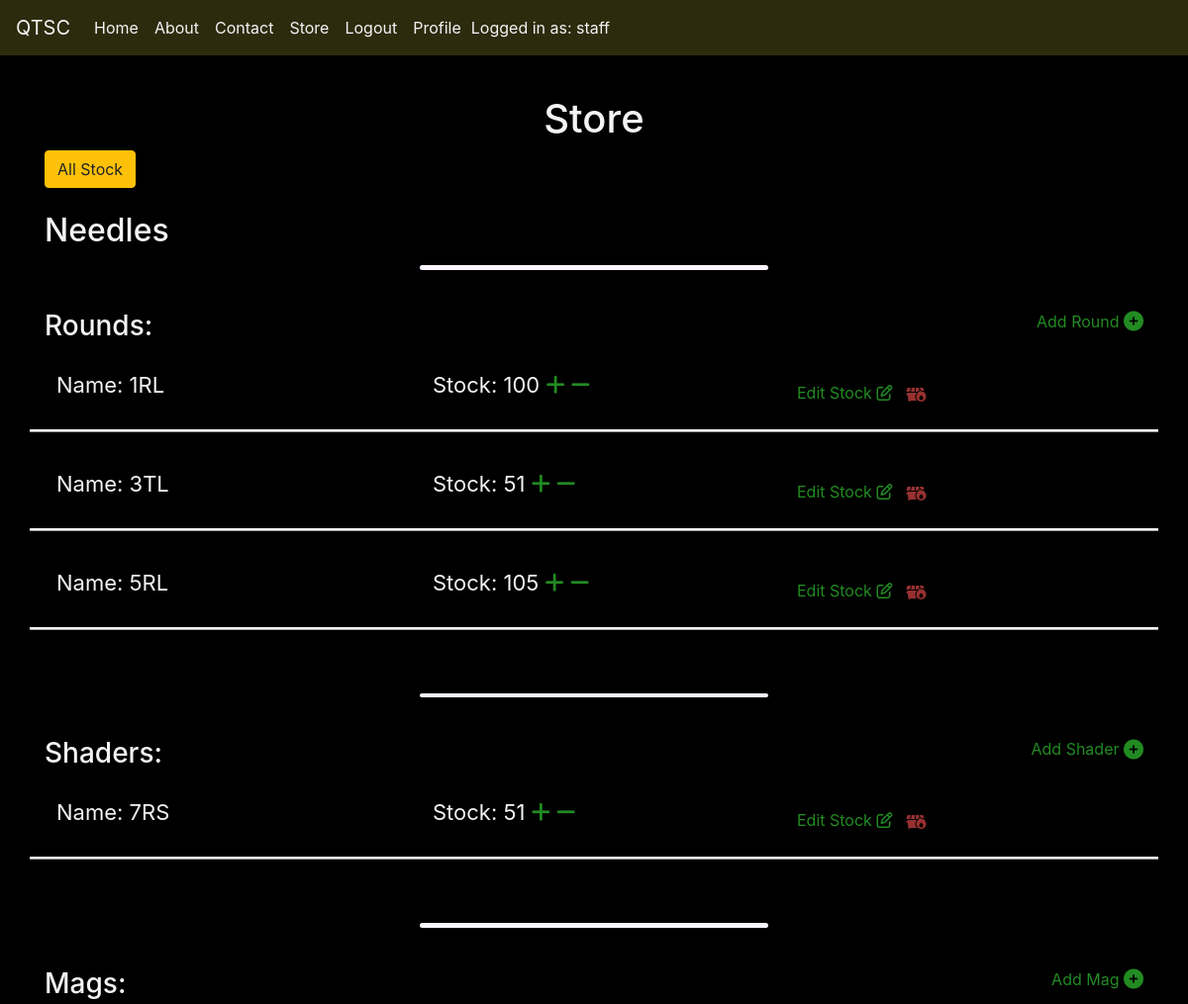
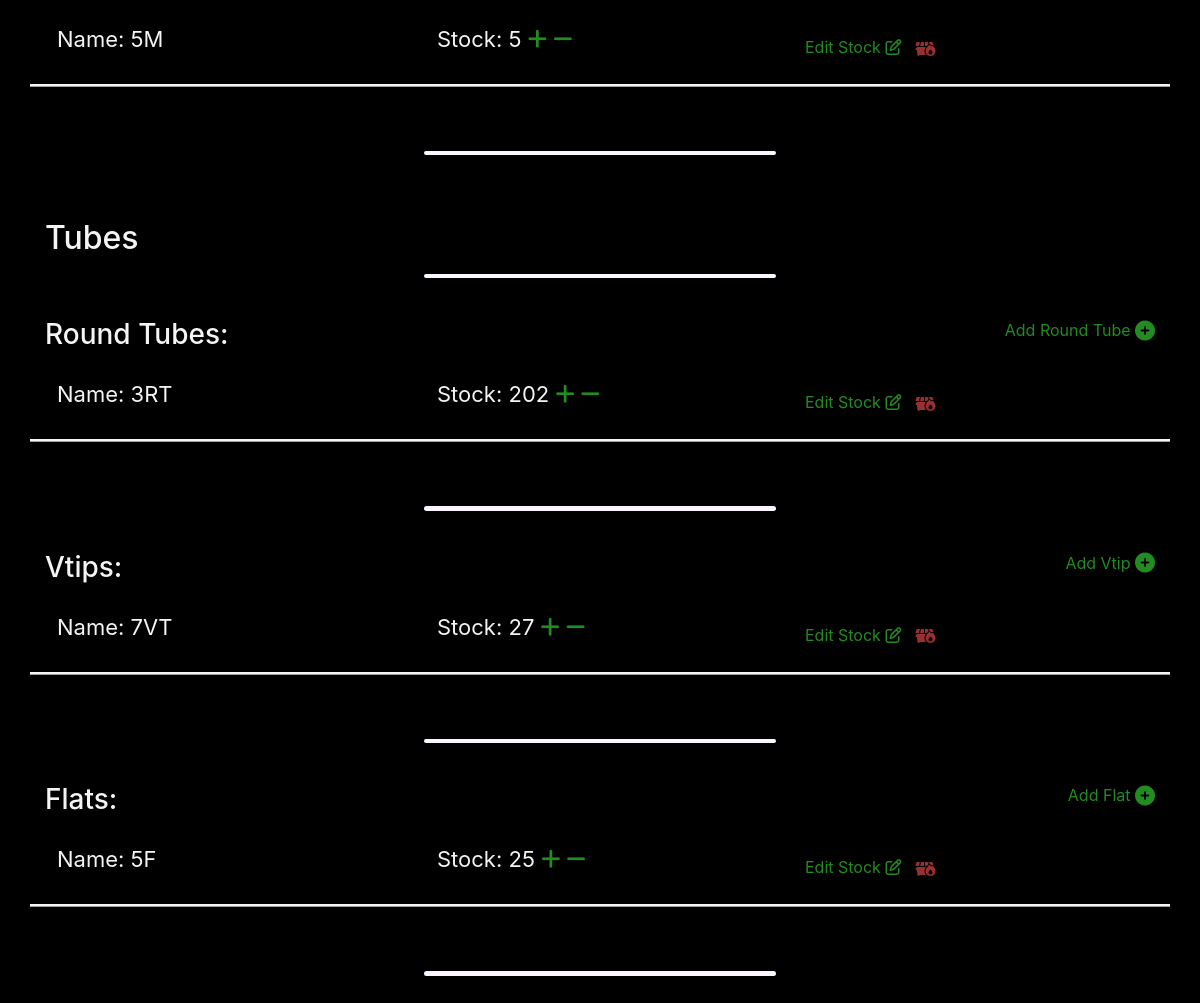
The page /shop/shop/ (signed in) on the database its author committed (2 pictures, top to bottom).
### shop/models.py (models this page shows, shortened)
class Round(models.Model):
    name = models.CharField(max_length=50)
    size = models.IntegerField()
    liner = models.CharField(max_length=32, choices=liner_choices, default=RL)
    ton = models.CharField(max_length=20, choices=NT_CHOICES, default=Needles)
    stock = models.IntegerField()

class Shader(models.Model):
    name = models.CharField(max_length=50)
    size = models.IntegerField()
    liner = models.CharField(max_length=32, default="Round Shader")
    ton = models.CharField(max_length=20, choices=NT_CHOICES, default=Needles)
    stock = models.IntegerField()

class Mag(models.Model):
    name = models.CharField(max_length=50)
    size = models.IntegerField()
    liner = models.CharField(max_length=32, default="Magnum Shader")
    ton = models.CharField(max_length=20, choices=NT_CHOICES, default=Needles)
    stock = models.IntegerField()

class RoundTube(models.Model):
    name = models.CharField(max_length=50)
    size = models.IntegerField()
    liner = models.CharField(max_length=32, default="Round Tube")
    ton = models.CharField(max_length=20, choices=NT_CHOICES, default=Tubes)
    stock = models.IntegerField()

class Vtip(models.Model):
    name = models.CharField(max_length=50)
    size = models.IntegerField()
    liner = models.CharField(max_length=32, default="V Tube")
    ton = models.CharField(max_length=20, choices=NT_CHOICES, default=Tubes)
    stock = models.IntegerField()

class Flat(models.Model):
    name = models.CharField(max_length=50)
    size = models.IntegerField()
    liner = models.CharField(max_length=32, default="Flat Tube")
    ton = models.CharField(max_length=20, choices=NT_CHOICES, default=Tubes)
    stock = models.IntegerField()

### shop/views.py (the view)
# urls.py: path('shop/', include('shop.urls')),
@login_required
def shop(request):
    if request.user.profile.staff_access:
        rounds = Round.objects.order_by("name")
        shaders = Shader.objects.order_by("name")
        mags = Mag.objects.order_by("name")
        tubes = RoundTube.objects.order_by("name")
        vtips = Vtip.objects.order_by("name")
        flats = Flat.objects.order_by("name")
        return render(
            request,
            "shop.html",
            {
                "rounds": rounds,
                "shaders": shaders,
                "mags": mags,
                "tubes": tubes,
                "vtips": vtips,
                "flats": flats,
            },
        )
    else:
        messages.error(
            request, "You Don't Have The Required Permissions", extra_tags="alert"
        )
        return redirect("index")

### shop/templates/shop.html (shortened to what this page needs)
{% extends 'base.html' %} {% load static %} {% block page_title %} QSTC - Store {% endblock %}
{% block content %}
<div class="row">
    <div class="col-12">
        <div class="h1 text-center">Store</div>
        <a href="{% url 'get_all_stock' %}" role="button" class="btn btn-warning" id="all-stock" aria-disabled="false">All Stock</a>
    </div>
</div>
<br>
<h2>Needles</h2>
<hr class="bar-thin">
<br>
<div class="row">
    <div class="col-6">
        <h3>Rounds:</h3>
    </div>
    <div class="col-6">
        <a href="{% url 'add_round' %}" class="add-links">
            <span>Add Round</span>
            <i class="fas fa-plus-circle fa-lg"></i>
        </a>
    </div>
    <br>
    <br>
</div>
{% for r in rounds %}
<div class="row stock-line">
    <div class="col-4">
        <p class="stock-line-item">Name: {{ r.name }}</p>
    </div>
    <div class="col-4">
        <p class="stock-line-item">Stock: {{ r.stock }} <a href="{% url 'plus_round' r.id %}"><span><i class="fas fa-plus"></i></span></a><a href="{% url 'minus_round' r.id %}"> <span><i class="fas fa-minus"></i></span></a></p>
    </div>
    <div class="col-4">
        <div class="stock-line-buttons">
            <a href="{% url 'edit_round' r.id %}" class="add-links">
                <span>Edit Stock</span>
                <i class="far fa-edit"></i>
            </a>
            <br>
            <form class="" method="post" action="{% url 'delete_round' r.id %}">
                <button class="btn delete-btn" type="submit"><i class="fas fa-dumpster-fire"></i></button>
            </form>
        </div>
    </div>
</div>
<br>
{% endfor %}
<br>
<hr class="bar-thin">
<br>
<div class="row">
    <div class="col-6">
        <h3>Shaders:</h3>
    </div>
    <div class="col-6">
        <a href="{% url 'add_shader' %}" class="add-links">
            <span>Add Shader</span>
            <i class="fas fa-plus-circle fa-lg"></i>
        </a>
    </div>
    <br>
    <br>
</div>
{% for s in shaders %}
<div class="row stock-line">
    <div class="col-4">
        <p class="stock-line-item">Name: {{ s.name }}</p>
    </div>
    <div class="col-4">
        <p class="stock-line-item">Stock: {{ s.stock }} <a href="{% url 'plus_shader' s.id %}"><span><i class="fas fa-plus"></i></span></a><a href="{% url 'minus_shader' s.id %}"> <span><i class="fas fa-minus"></i></span></a></p>
    </div>
    <div class="col-4">
        <div class="stock-line-buttons">
            <a href="{% url 'edit_shader' s.id %}" class="add-links">
                <span>Edit Stock</span>
                <i class="far fa-edit"></i>
            </a>
            <br>
            <form class="" method="post" action="{% url 'delete_shader' s.id %}">
                <button class="btn delete-btn" type="submit"><i class="fas fa-dumpster-fire"></i></button>
            </form>
        </div>
    </div>
</div>
<br>
{% endfor %}
<br>
<hr class="bar-thin">
<br>
<div class="row">
    <div class="col-6">
        <h3>Mags:</h3>
    </div>
    <div class="col-6">
        <a href="{% url 'add_mag' %}" class="add-links">
            <span>Add Mag</span>
            <i class="fas fa-plus-circle fa-lg"></i>
        </a>
    </div>
    <br>
    <br>
</div>
{% for m in mags %}
<div class="row stock-line">
    <div class="col-4">
        <p class="stock-line-item">Name: {{ m.name }}</p>
    </div>
    <div class="col-4">
        <p class="stock-line-item">Stock: {{ m.stock }} <a href="{% url 'plus_mag' m.id %}"><span><i class="fas fa-plus"></i></span></a><a href="{% url 'minus_mag' m.id %}"> <span><i class="fas fa-minus"></i></span></a></p>
    </div>
    <div class="col-4">
        <div class="stock-line-buttons">
            <a href="{% url 'edit_mag' m.id %}" class="add-links">
                <span>Edit Stock</span>
                <i class="far fa-edit"></i>
            </a>
            <br>
            <form class="" method="post" action="{% url 'delete_mag' m.id %}">
                <button class="btn delete-btn" type="submit"><i class="fas fa-dumpster-fire"></i></button>
            </form>
        </div>
    </div>
</div>
<br>
{% endfor %}
<br>
<hr class="bar-thin">
<br>
<br>
<h2>Tubes</h2>
<hr class="bar-thin">
<br>
<div class="row">
    <div class="col-6">
        <h3>Round Tubes:</h3>
    </div>
    <div class="col-6">
        <a href="{% url 'add_round_tube' %}" class="add-links">
            <span>Add Round Tube</span>
            <i class="fas fa-plus-circle fa-lg"></i>
        </a>
    </div>
    <br>
    <br>
</div>
{% for t in tubes %}
<div class="row stock-line">
    <div class="col-4">
        <p class="stock-line-item">Name: {{ t.name }}</p>
    </div>
    <div class="col-4">
        <p class="stock-line-item">Stock: {{ t.stock }} <a href="{% url 'plus_round_tube' t.id %}"><span><i class="fas fa-plus"></i></span></a><a href="{% url 'minus_round_tube' t.id %}"> <span><i class="fas fa-minus"></i></span></a></p>
    </div>
    <div class="col-4">
        <div class="stock-line-buttons">
            <a href="{% url 'edit_round_tube' t.id %}" class="add-links">
                <span>Edit Stock</span>
                <i class="far fa-edit"></i>
            </a>
            <br>
            <form class="" method="post" action="{% url 'delete_round_tube' t.id %}">
                <button class="btn delete-btn" type="submit"><i class="fas fa-dumpster-fire"></i></button>
            </form>
        </div>
    </div>
</div>
<br>
{% endfor %}
<br>
<hr class="bar-thin">
<br>
<div class="row">
    <div class="col-6">
        <h3>Vtips:</h3>
    </div>
    <div class="col-6">
        <a href="{% url 'add_vtip' %}" class="add-links">
            <span>Add Vtip</span>
            <i class="fas fa-plus-circle fa-lg"></i>
        </a>
    </div>
    <br>
    <br>
</div>
{% for v in vtips %}
<div class="row stock-line">
    <div class="col-4">
        <p class="stock-line-item">Name: {{ v.name }}</p>
    </div>
    <div class="col-4">
        <p class="stock-line-item">Stock: {{ v.stock }} <a href="{% url 'plus_vtip' v.id %}"><span><i class="fas fa-plus"></i></span></a><a href="{% url 'minus_vtip' v.id %}"> <span><i class="fas fa-minus"></i></span></a></p>
    </div>
    <div class="col-4">
        <div class="stock-line-buttons">
            <a href="{% url 'edit_vtip' v.id %}" class="add-links">
                <span>Edit Stock</span>
                <i class="far fa-edit"></i>
            </a>
            <br>
            <form class="" method="post" action="{% url 'delete_vtip' v.id %}">
                <button class="btn delete-btn" type="submit"><i class="fas fa-dumpster-fire"></i></button>
            </form>
        </div>
    </div>
</div>
<br>
{% endfor %}
<br>
<hr class="bar-thin">
<br>
<div class="row">
    <div class="col-6">
        <h3>Flats:</h3>
    </div>
    <div class="col-6">
        <a href="{% url 'add_flat' %}" class="add-links">
            <span>Add Flat</span>
            <i class="fas fa-plus-circle fa-lg"></i>
        </a>
    </div>
    <br>
    <br>
</div>
{% for f in flats %}
<div class="row stock-line">
    <div class="col-4">
        <p class="stock-line-item">Name: {{ f.name }}</p>
    </div>
    <div class="col-4">
        <p class="stock-line-item">Stock: {{ f.stock }} <a href="{% url 'plus_flat' f.id %}"><span><i class="fas fa-plus"></i></span></a><a href="{% url 'minus_flat' f.id %}"> <span><i class="fas fa-minus"></i></span></a></p>
    </div>
    <div class="col-4">
        <div class="stock-line-buttons">
            <a href="{% url 'edit_flat' f.id %}" class="add-links">
                <span>Edit Stock</span>
                <i class="far fa-edit"></i>
            </a>
            <br>
            <form class="" method="post" action="{% url 'delete_flat' f.id %}">
                <button class="btn delete-btn" type="submit"><i class="fas fa-dumpster-fire"></i></button>
            </form>
        </div>
    </div>
</div>
<br>
{% endfor %}
<br>
<hr class="bar-thin">
<br>
{% endblock %}

### templates/base.html (shortened to what this page needs)
{% load staticfiles %}
<!DOCTYPE html>
<html lang="en">
<head>
    <link rel="stylesheet" href="https://stackpath.bootstrapcdn.com/bootstrap/4.3.1/css/bootstrap.min.css">
    <link rel="stylesheet" href="{% static 'css/styles.css' %}?v=2.40" type="text/css" />
</head>
<body>
    <nav class="navbar navbar-expand-lg nav-bg fixed-top">
        <a class="navbar-brand" href="{% url 'index' %}">QTSC</a>
        <div class="collapse navbar-collapse" id="navbarNav">
            <ul class="navbar-nav">
                <li class="nav-item">
                    <a class="nav-link" href="{% url 'index' %}">Home</a>
                </li>
                <li class="nav-item">
                    <a class="nav-link" href="#">About</a>
                </li>
                <li class="nav-item">
                    <a class="nav-link" href="#">Contact</a>
                </li>
                {% if user.profile.staff_access %}
                <li class="nav-item">
                    <a class="nav-link" href="{% url 'shop' %}">Store</a>
                </li>
                {% endif %} {% if user.is_authenticated %}
                <li class="nav-item">
                    <a class="nav-link" href="{% url 'logout' %}">Logout</a>
                </li>
                <li class="nav-item">
                    <a class="nav-link" href="{% url 'profile' %}">Profile</a>
                </li>
                <li class="nav-item logged-in">Logged in as: <span class="capitalize">{{user}}</span></li>
                {% endif %}
            </ul>
        </div>
    </nav>
    <div class="bg">
        <br>
        <br>
        <br>
        <br>
        <div class="container">
             {% block content %} {% endblock %}
        </div>
    </div>
</body>

### static/css/styles.css (style rules this page uses)
.bg { background-color: black; color: #f4f4f4; height: 100%; }
.nav-bg { background-color: #2d2b0e; }
.nav-bg a { color: #f4f4f4; }
.logged-in { color: #f4f4f4; margin: 8px 2px; }
.add-links { color: forestgreen; text-decoration: none; float: right; transition: all 0.35s ease-in-out; -moz-transition: all 0.35s ease-in-out; -webkit-transition: all 0.35s ease-in-out; -o-transition: all 0.35s ease-in-out; }
.stock-line-item { font-size: 22px; padding: 12px; }
.stock-line-item a { color: forestgreen; transition: all 0.35s ease-in-out; -moz-transition: all 0.35s ease-in-out; -webkit-transition: all 0.35s ease-in-out; -o-transition: all 0.35s ease-in-out; }
.stock-line-buttons { padding-top: 24px; display: inline-flex; }
.stock-line { border-bottom-style: ridge; border-color: #f4f4f4; }
.delete-btn { padding: 0 13px; color: #973030; transition: all 0.35s ease-in-out; -moz-transition: all 0.35s ease-in-out; -webkit-transition: all 0.35s ease-in-out; -o-transition: all 0.35s ease-in-out; }
.bar-thin { background-color: #faf5ff; height: 2.5px; width: 350px; border-radius: 7px 7px 7px 7px; border: 1px; padding: 1px; }

### rows shown on the page
Round: name "1RL", stock "100"
Round: name "3TL", stock "51"
Round: name "5RL", stock "105"
Shader: name "7RS", stock "51"
Mag: name "5M", stock "5"
RoundTube: name "3RT", stock "202"
Vtip: name "7VT", stock "27"
Flat: name "5F", stock "25"

### other values the page prints
{{ user }} "staff"
